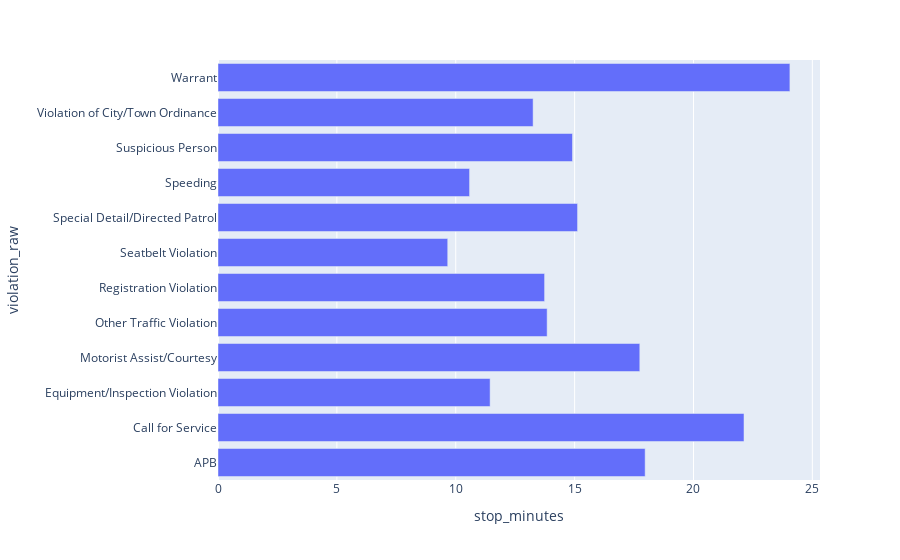

Notebook cell for this chart:
### Markdown cell above
#### Make the same plot with plotly

### Code cell
fig_bar = px.bar(df_stop_length, x='stop_minutes', y='violation_raw')
fig_bar.show(renderer="jupyterlab")

### Figure 1 — Plotly figure (JSON) as saved in the notebook; plotly's stock layout.template omitted (floating-point values rounded to 4 significant figures)
{"data": [{"alignmentgroup": "True", "hovertemplate": "stop_minutes=%{x}<br>violation_raw=%{y}<extra></extra>", "legendgroup": "", "marker": {"color": "#636efa", "pattern": {"shape": ""}}, "name": "", "offsetgroup": "", "orientation": "h", "showlegend": false, "textposition": "auto", "type": "bar", "x": [17.97, 22.12, 11.45, 17.74, 13.84, 13.74, 9.663, 15.12, 10.58, 14.91, 13.25, 24.06], "xaxis": "x", "y": ["APB", "Call for Service", "Equipment/Inspection Violation", "Motorist Assist/Courtesy", "Other Traffic Violation", "Registration Violation", "Seatbelt Violation", "Special Detail/Directed Patrol", "Speeding", "Suspicious Person", "Violation of City/Town Ordinance", "Warrant"], "yaxis": "y"}], "layout": {"autosize": true, "barmode": "relative", "legend": {"tracegroupgap": 0}, "margin": {"t": 60}, "xaxis": {"anchor": "y", "autorange": true, "domain": [0, 1], "range": [0, 25.32], "title": {"text": "stop_minutes"}, "type": "linear"}, "yaxis": {"anchor": "x", "autorange": true, "domain": [0, 1], "range": [-0.5, 11.5], "title": {"text": "violation_raw"}, "type": "category"}}}
